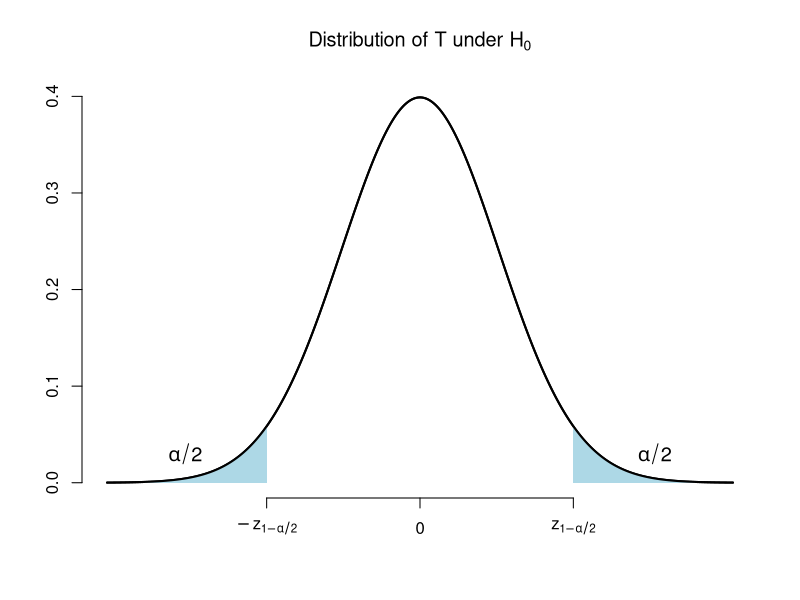
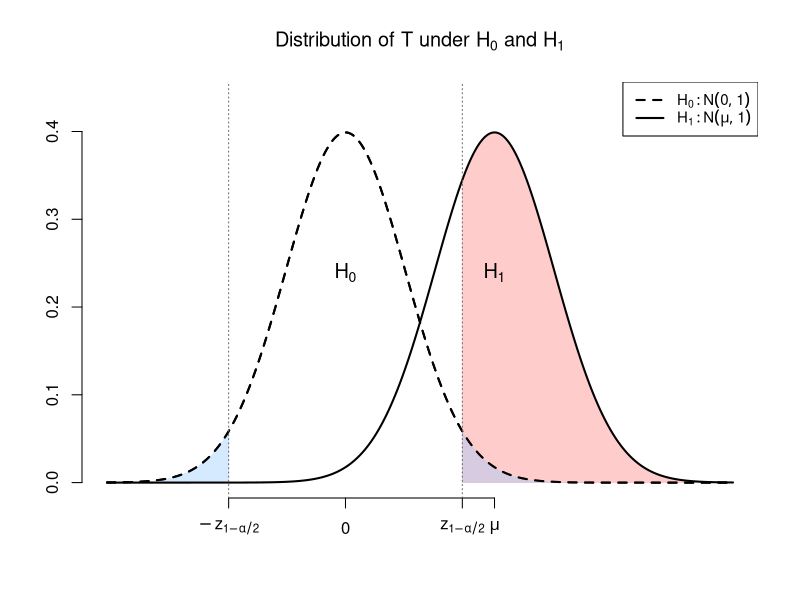

The R source for these figures, in order:
## ---- chunk 1
#| echo: false
#| fig-align: center

# Null distribution: N(0,1) with rejection regions at +/- z_{1-alpha/2}
alpha <- 0.05
z_crit <- qnorm(1 - alpha / 2)

x <- seq(-4, 4, length.out = 400)
y <- dnorm(x)

plot(x, y, type = "l", lwd = 2,
     xlab = "", ylab = "",
     main = expression("Distribution of T under " * H[0]),
     axes = FALSE)
axis(1, at = c(-z_crit, 0, z_crit),
     labels = c(expression(-z[1-alpha/2]), "0", expression(z[1-alpha/2])))
axis(2)

# Shade left tail
x_left <- seq(-4, -z_crit, length.out = 200)
polygon(c(x_left, rev(x_left)),
        c(dnorm(x_left), rep(0, length(x_left))),
        col = "lightblue", border = NA)

# Shade right tail
x_right <- seq(z_crit, 4, length.out = 200)
polygon(c(x_right, rev(x_right)),
        c(dnorm(x_right), rep(0, length(x_right))),
        col = "lightblue", border = NA)

# Re-draw the curve on top
lines(x, y, lwd = 2)

# Labels for the shaded areas
text(-3, 0.03, expression(alpha / 2), cex = 1.2)
text(3, 0.03, expression(alpha / 2), cex = 1.2)
## ---- chunk 2
#| echo: false
#| fig-align: center

# Two overlapping normals: N(0,1) under H0 and N(mu,1) under H1
alpha <- 0.05
z_crit <- qnorm(1 - alpha / 2)
mu <- 2.5  # shift under H1

x <- seq(-4, 4 + mu, length.out = 500)
y0 <- dnorm(x, mean = 0, sd = 1)
y1 <- dnorm(x, mean = mu, sd = 1)

plot(x, y0, type = "l", lwd = 2, lty = 2,
     xlab = "", ylab = "",
     ylim = c(0, max(c(y0, y1)) * 1.1),
     main = expression("Distribution of T under " * H[0] * " and " * H[1]),
     axes = FALSE)
axis(1, at = c(-z_crit, 0, z_crit, mu),
     labels = c(expression(-z[1-alpha/2]), "0",
                expression(z[1-alpha/2]),
                expression(mu)))
axis(2)

# Shade rejection regions under H1 curve
# Left tail
x_left <- seq(min(x), -z_crit, length.out = 200)
polygon(c(x_left, rev(x_left)),
        c(dnorm(x_left, mu), rep(0, length(x_left))),
        col = rgb(1, 0.6, 0.6, 0.5), border = NA)

# Right tail
x_right <- seq(z_crit, max(x), length.out = 200)
polygon(c(x_right, rev(x_right)),
        c(dnorm(x_right, mu), rep(0, length(x_right))),
        col = rgb(1, 0.6, 0.6, 0.5), border = NA)

# Also shade rejection regions under H0 curve (lightly)
polygon(c(x_left, rev(x_left)),
        c(dnorm(x_left, 0), rep(0, length(x_left))),
        col = rgb(0.6, 0.8, 1, 0.4), border = NA)
x_right0 <- seq(z_crit, max(x), length.out = 200)
polygon(c(x_right0, rev(x_right0)),
        c(dnorm(x_right0, 0), rep(0, length(x_right0))),
        col = rgb(0.6, 0.8, 1, 0.4), border = NA)

# Re-draw curves on top
lines(x, y0, lwd = 2, lty = 2)
lines(x, y1, lwd = 2)

# Labels
text(0, max(y0) * 0.6, expression(H[0]), cex = 1.2)
text(mu, max(y1) * 0.6, expression(H[1]), cex = 1.2)

# Vertical lines at critical values
abline(v = c(-z_crit, z_crit), lty = 3, col = "gray40")

legend("topright", legend = c(expression(H[0]: N(0,1)),
                               expression(H[1]: N(mu,1))),
       lty = c(2, 1), lwd = 2, cex = 0.9, bg = "white")
